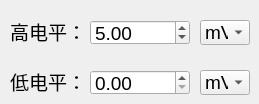
              <widget class="QWidget" name="tab_ch1_sine_vol_hlvol">
               <attribute name="title">
                <string>高-低电平</string>
               </attribute>
               <widget class="QLabel" name="label_vol">
                <property name="geometry">
                 <rect>
                  <x>10</x>
                  <y>20</y>
                  <width>76</width>
                  <height>22</height>
                 </rect>
                </property>
                <property name="font">
                 <font>
                  <family>Arial</family>
                  <pointsize>14</pointsize>
                 </font>
                </property>
                <property name="text">
                 <string>高电平：</string>
                </property>
               </widget>
               <widget class="QDoubleSpinBox" name="doubleSpinBox_ch1_sine_vol_hlvol_hpara">
                <property name="geometry">
                 <rect>
                  <x>90</x>
                  <y>20</y>
                  <width>100</width>
                  <height>25</height>
                 </rect>
                </property>
                <property name="minimumSize">
                 <size>
                  <width>100</width>
                  <height>0</height>
                 </size>
                </property>
                <property name="maximumSize">
                 <size>
                  <width>100</width>
                  <height>16777215</height>
                 </size>
                </property>
                <property name="font">
                 <font>
                  <pointsize>14</pointsize>
                 </font>
                </property>
                <property name="minimum">
                 <double>0.000000000000000</double>
                </property>
                <property name="value">
                 <double>5.000000000000000</double>
                </property>
               </widget>
               <widget class="QComboBox" name="comboBox_ch1_sine_vol_hlvol_hunit">
                <property name="geometry">
                 <rect>
                  <x>200</x>
                  <y>20</y>
                  <width>50</width>
                  <height>25</height>
                 </rect>
                </property>
                <property name="minimumSize">
                 <size>
                  <width>50</width>
                  <height>0</height>
                 </size>
                </property>
                <property name="maximumSize">
                 <size>
                  <width>50</width>
                  <height>16777215</height>
                 </size>
                </property>
                <property name="font">
                 <font>
                  <pointsize>14</pointsize>
                 </font>
                </property>
                <item>
                 <property name="text">
                  <string>mV</string>
                 </property>
                </item>
                <item>
                 <property name="text">
                  <string>V</string>
                 </property>
                </item>
               </widget>
               <widget class="QLabel" name="label_vol_2">
                <property name="geometry">
                 <rect>
                  <x>10</x>
                  <y>70</y>
                  <width>76</width>
                  <height>22</height>
                 </rect>
                </property>
                <property name="font">
                 <font>
                  <family>Arial</family>
                  <pointsize>14</pointsize>
                 </font>
                </property>
                <property name="text">
                 <string>低电平：</string>
                </property>
               </widget>
               <widget class="QDoubleSpinBox" name="doubleSpinBox_ch1_sine_vol_hlvol_lpara">
                <property name="geometry">
                 <rect>
                  <x>90</x>
                  <y>70</y>
                  <width>100</width>
                  <height>25</height>
                 </rect>
                </property>
                <property name="minimumSize">
                 <size>
                  <width>100</width>
                  <height>0</height>
                 </size>
                </property>
                <property name="maximumSize">
                 <size>
                  <width>100</width>
                  <height>16777215</height>
                 </size>
                </property>
                <property name="font">
                 <font>
                  <pointsize>14</pointsize>
                 </font>
                </property>
               </widget>
               <widget class="QComboBox" name="comboBox_ch1_sine_vol_hlvol_lunit">
                <property name="geometry">
                 <rect>
                  <x>200</x>
                  <y>70</y>
                  <width>50</width>
                  <height>25</height>
                 </rect>
                </property>
                <property name="minimumSize">
                 <size>
                  <width>50</width>
                  <height>0</height>
                 </size>
                </property>
                <property name="maximumSize">
                 <size>
                  <width>50</width>
                  <height>16777215</height>
                 </size>
                </property>
                <property name="font">
                 <font>
                  <pointsize>14</pointsize>
                 </font>
                </property>
                <item>
                 <property name="text">
                  <string>mV</string>
                 </property>
                </item>
                <item>
                 <property name="text">
                  <string>V</string>
                 </property>
                </item>
               </widget>
              </widget>
